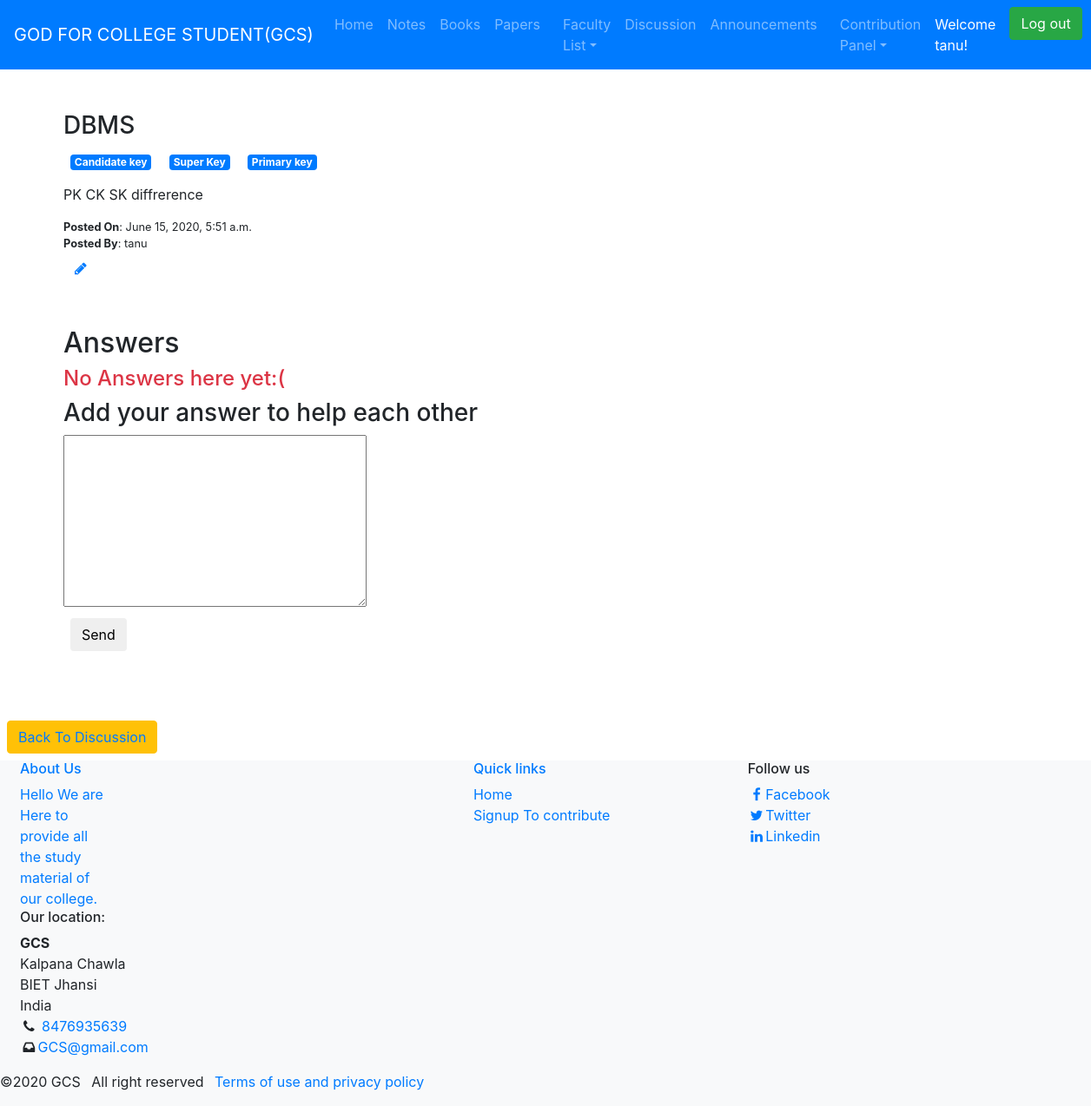
/disccusion/1/ (signed in), run on the app's committed database.
### Notes/models.py (models this page shows, shortened)
class User(AbstractUser):
	is_student=models.BooleanField(default=False)
	is_teacher=models.BooleanField(default=False)

class Post(models.Model):
	user=models.ForeignKey(User, on_delete=models.CASCADE)
	title=models.CharField(max_length=50)
	description=models.TextField()
	image=models.ImageField(upload_to='images/', default='static/ayurvedasite/images/no.png')
	published_date=models.DateTimeField(default=timezone.now)
	tags = TaggableManager()

### Notes/views.py (the view)
# urls.py: path('disccusion/<int:pk>/', views.post_detail, name='disccusion_detail'),
def post_detail(request, pk):
    post = get_object_or_404(Post, pk=pk)
    if request.method == "POST":
            form = AnswerForm(request.POST)
            if form.is_valid():
                answer = form.save(commit=False)
                answer.user=request.user
                answer.created_date=timezone.now()
                answer.post = post
                answer.save()
    else:
        form = AnswerForm()
    return render(request, 'Notes/discussion_detail.html', {'post':post,'form': form,})

### Notes/forms.py
class AnswerForm(forms.ModelForm):
	class Meta:
		model=Answer
		fields=[ 'text']

### Notes/templates/Notes/discussion_detail.html (shortened to what this page needs)
{% extends 'Notes/base.html'  %}
{% load static %}
{% block content %}
<div class="container my-3 my-sm-5">
    <div class="row">
        <div class="col-12">
<article class="mb-3">
    <header class="mb-2">
        <h3>{{ post.title }}</h3>
        {% for tags in post.tags.all %}
        <p class="badge badge-primary m-2 mb-3">{{tags}}</p>
            {% endfor %}
            <br>
        <div><p>{{post.description}}</p></div>
        {% if post.published_date %}
               <div class="small"><b>Posted On</b>: {{ post.published_date }}</div>
        {% endif %}
        <div class="small"><b>Posted By</b>: {{post.user.username}}</div>
        {% if user.is_authenticated %}
         <a class="btn btn-default" href="#"><i class="fa fa-pencil"></i></a>
         {% endif %}
        </header>
        <section id="main mb-3">
            <br>
        </section>
        <section id="comments" class="small">
            <h2>Answers</h2>
             {% for answer in post.answers.all %}
            <div class="media">
                <div class="media-body">
                    <strong>{{ answer.user }}</strong><p>  (Posted on: {{ answer.created_date }})</p><p>{{ answer.text|linebreaks }}</p></div>
                    </div>
                    <br>
                    {% if user.is_authenticated %}
                <form action="{% url 'likes_answer' post.pk  %}" method="POST">
        {% csrf_token %}
    <button type="submit" class=" mr-1 float-left" name="answer_id" value="{{answer.id}}"><i class="fa fa-thumbs-up"></i></button>
</form>
    <form action="{% url 'dislikes_answer' post.pk  %}" method="POST">
        {% csrf_token %}
    <button type="submit" class="" name="answer_id" value="{{answer.id}}"><i class="fa fa-thumbs-down" ></i></button>
</form>
<br>
    <p>{{answer.num_likes}}&nbsp;    {{answer.num_dislikes}} </p>
    {% endif %}
                <hr>
             {% empty %}
             <p class="h4 text-danger">No Answers here yet:(</p>
             {% endfor %}
<div class="form-group">
    <h3>Add your answer to help each other</h3>
    {% if user.is_authenticated %}
    <form method="POST"  class="post-form">{% csrf_token %}
        {{ form.text }}
        <br>
        <a href="{% url 'add_answer_to_disccusion' pk=post.pk %}"><button type="submit" class="save btn btn-default m-2">Send</button></a>
        {% else %}
        <h5 class="text-danger"> Please Login to add your answer</h5>
    {% endif %}
            </form>
        </div>
            </section>
        </article>
    </div>
</div>
</div>
<button class="btn btn-warning sm m-2"><a href="{%url 'discussion_list' %}">Back To Discussion</button>
    {% endblock %}

### Notes/templates/Notes/base.html (shortened to what this page needs)
{% load static %}
	<!DOCTYPE html>
	<html>
	<head>
    <link rel="stylesheet" href="https://maxcdn.bootstrapcdn.com/bootstrap/4.0.0/css/bootstrap.min.css">
    <link rel="stylesheet" href="https://maxcdn.bootstrapcdn.com/font-awesome/4.7.0/css/font-awesome.min.css">
    <link rel="stylesheet" type="text/css" href="https://stackpath.bootstrapcdn.com/font-awesome/4.7.0/css/font-awesome.min.css">
<link rel="stylesheet" type="text/css" href="{% static 'Notes/css/style.css' %}">
	</head>
	<body>
    	<nav class="navbar bg-primary navbar-dark navbar-expand-md ">
    		<a href="#" class="navbar-brand">GOD FOR COLLEGE STUDENT(GCS)</a>
            <div class="collapse navbar-collapse" id="navbarCollapse">
    		<ul class="navbar-nav">
    			<li class="nav-item">
    				<a href="{% url 'home' %}" class="nav-link">Home</a>
    			</li>
    			<li class="nav-item">
    				<a href="{% url 'notes' %}" class="nav-link">Notes</a>
    			</li>
    			<li class="nav-item">
    				<a href="{% url 'books' %}" class="nav-link">Books</a>
    			</li>
    			<li class="nav-item">
    				<a href="{% url 'papers' %}" class="nav-link">Papers</a>
    			</li>
    			<li class="nav-item dropdown dropdown-sm">
            <a href="#0" class="nav-link dropdown-toggle" id="blogDropdown" data-toggle="dropdown" aria-haspopup="true" aria-expanded="false" role="button">Faculty List</a>
    			</li>
    			<li class="nav-item">
    				<a href="{% url 'discussion_list' %}" class="nav-link">Discussion</a>
    			</li>
    			<li class="nav-item">
    				<a href="{% url 'announcement' %}" class="nav-link">Announcements</a>
    			</li>
    			<li class="nav-item dropdown dropdown-sm">
            <a href="#0" class="nav-link dropdown-toggle" id="blogDropdown" data-toggle="dropdown" aria-haspopup="true" aria-expanded="false" role="button"> Contribution Panel</a>
    			</li>
{% if user.is_authenticated %}
        <li class="nav-item">
          <a href="#" class="nav-link text-white">Welcome {{user.username}}!</a>
        </li>
        <li>
        <form class="form-inline nav-item" action="{% url 'logout' %}" method="POST">
          <button type="submit" class="btn btn-success ml-2">Log out</button>
        </form>
    </li>
        {% endif %}
    			</ul>
    		</div></nav>
       {% block content %}
       {% endblock %}
   <footer class=" bg-light">
						<div class="continer">
							<div class="row ml-2">
                             <div class="col-12 col-sm-6 col-lg-3">
					         <h6>About Us</h6>
					         Hello We are Here to provide all the study material of our college.
					     </div>
								<div class="col-12 col-sm-6 col-lg-3">
							<h6>Quick links</h6>
							<ul class="list-unstyled">
								<li><a href="{% url 'home' %}">Home</a></li>
								<li><a href="{% url 'signup' %}">Signup To contribute</a></li>
							</ul></div>
							<div class="col-12 col-sm-6 col-lg-3">
                             <h6>Follow us</h6>
                             <ul class="list-unstyled">
								<li><a href=""><i class="fa fa-facebook fa-fw" aria-hidden="true"></i>Facebook</a></li>
								<li><a href="#"><i class="fa fa-twitter fa-fw" aria-hidden="true"></i>Twitter</a></li>
								<li><a href="#"><i class="fa fa-linkedin fa-fw" aria-hidden="true"></i>Linkedin</a></li>
							</ul>
					</div>
					<div class="col-12 col-sm-6 col-lg-3">
						<h6>Our location:</h6>
						<address>
							<strong>GCS</strong></br>
							Kalpana Chawla<br>
							BIET Jhansi<br>
							India<br>
							<i class="fa fa-phone fa-fw" aria-hidden="true"></i>
							<span class="sr-only">Mobile</span><a href="tel:+1217363600">8476935639</a><br>
							<i class="fa fa-inbox fa-fw" aria-hidden="true"></i><span class="sr-only">Mail</span><a href="mailto:info@Cameo.com">GCS@gmail.com</a>
						</address></div></div>
						<div class="row">
							<div class="col-12 col-sm-6 col-lg-9">
						<ul class="list-inline">
							<li class="list-inline-item">&copy;2020 GCS</li>
							<li class="list-inline-item">All right reserved</li>
							<li class="list-inline-item"><a href="#" data-toggle="modal" data-target="#modal">Terms of use and privacy policy</a></li>
						</ul></div>
						</div></div></div></div></footer>
    </body>
</html>
	</body>
	</html>

### Notes/static/Notes/css/style.css (style rules this page uses)
html,body { height: 100% }
.dropdown { position: relative; display: inline-block; margin-left: 10px; float: left; }

### data on the page
User: username "tanu"
Post: title "DBMS", description "PK CK SK diffrerence", published_date "June 15, 2020, 5:51 a.m.", user.username "tanu"
Tag: name "Candidate key"
Tag: name "Super Key"
Tag: name "Primary key"
